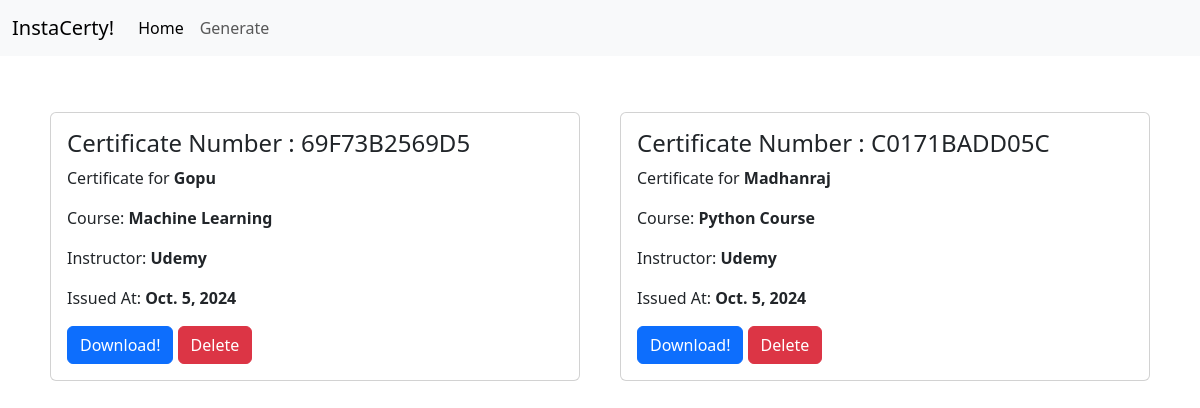
Before: / with the older database file.
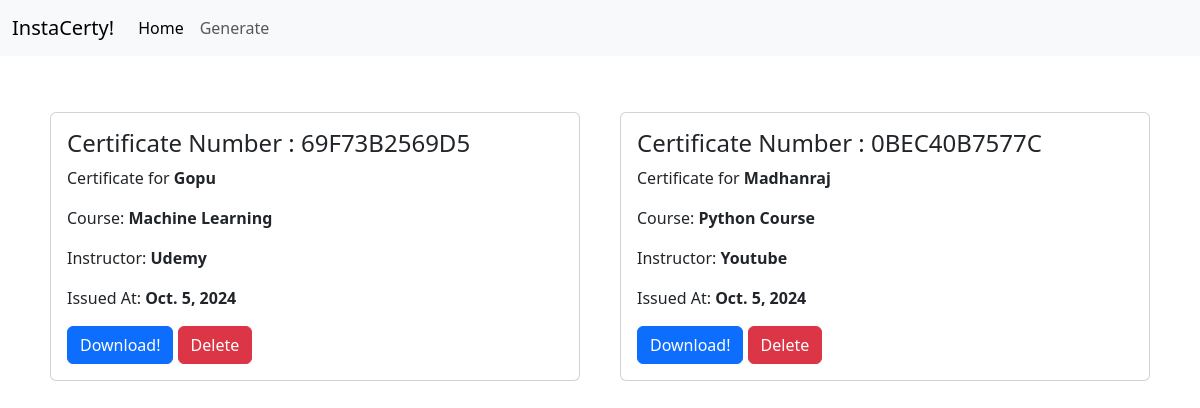
After: the same page with the newer database file.
### certificate/models.py (models this page shows, shortened)
class Certificate(models.Model):
    name = models.CharField(max_length=100)
    course = models.CharField(max_length=100)
    instructor = models.CharField(max_length=100)
    issue_date = models.DateField(auto_now_add=True)
    certificate_number = models.CharField(max_length=12, unique=True, blank=True,editable=False)
    qr_code = models.ImageField(upload_to='certificates/QR', blank=True)
    pdf_file = models.FileField(upload_to='certificates/pdf', blank=True, null=True)

### certificate/views.py (the view)
# urls.py: 2. Add a URL to urlpatterns:  path('', views.home, name='home')
def home(request):
    all_certificates=Certificate.objects.all()
    data={
        'certificates':all_certificates,
    }
    return render(request,'home.html',data)

### templates/home.html (shortened to what this page needs)
{% extends 'base.html' %}
{% block content %}
<div class="row">
    {% for certificate in certificates %}
    <div class="col-sm-6">
      <div class="card m-2">
        <div class="card-body">
          <h4 class="card-title">Certificate Number : {{ certificate.certificate_number }}</h4>
          <p class="card-text">Certificate for <strong>{{ certificate.name }}</strong></p>
          <p class="card-text">Course: <strong>{{ certificate.course }}</strong></p>
          <p class="card-text">Instructor: <strong>{{ certificate.instructor }}</strong></p>
          <p class="card-text">Issued At: <strong>{{ certificate.issue_date }}</strong></p>
          <a href="{% url 'download_pdf' certificate.id %}" class="btn btn-primary">Download!</a>
          <a href="{% url 'delete_certificate' certificate.id %}" class="btn btn-danger" onclick="return confirm('Are you sure you want to delete this certificate?');">
            Delete
        </a>
        </div>
      </div>
    </div>
    {% endfor %}
  </div>
{% endblock %}

Changed rows visible on the page:
removed Certificate: certificate_number "C0171BADD05C", name "Madhanraj", course "Python Course", instructor "Udemy", issue_date "Oct. 5, 2024"
added Certificate: certificate_number "0BEC40B7577C", name "Madhanraj", course "Python Course", instructor "Youtube", issue_date "Oct. 5, 2024"
